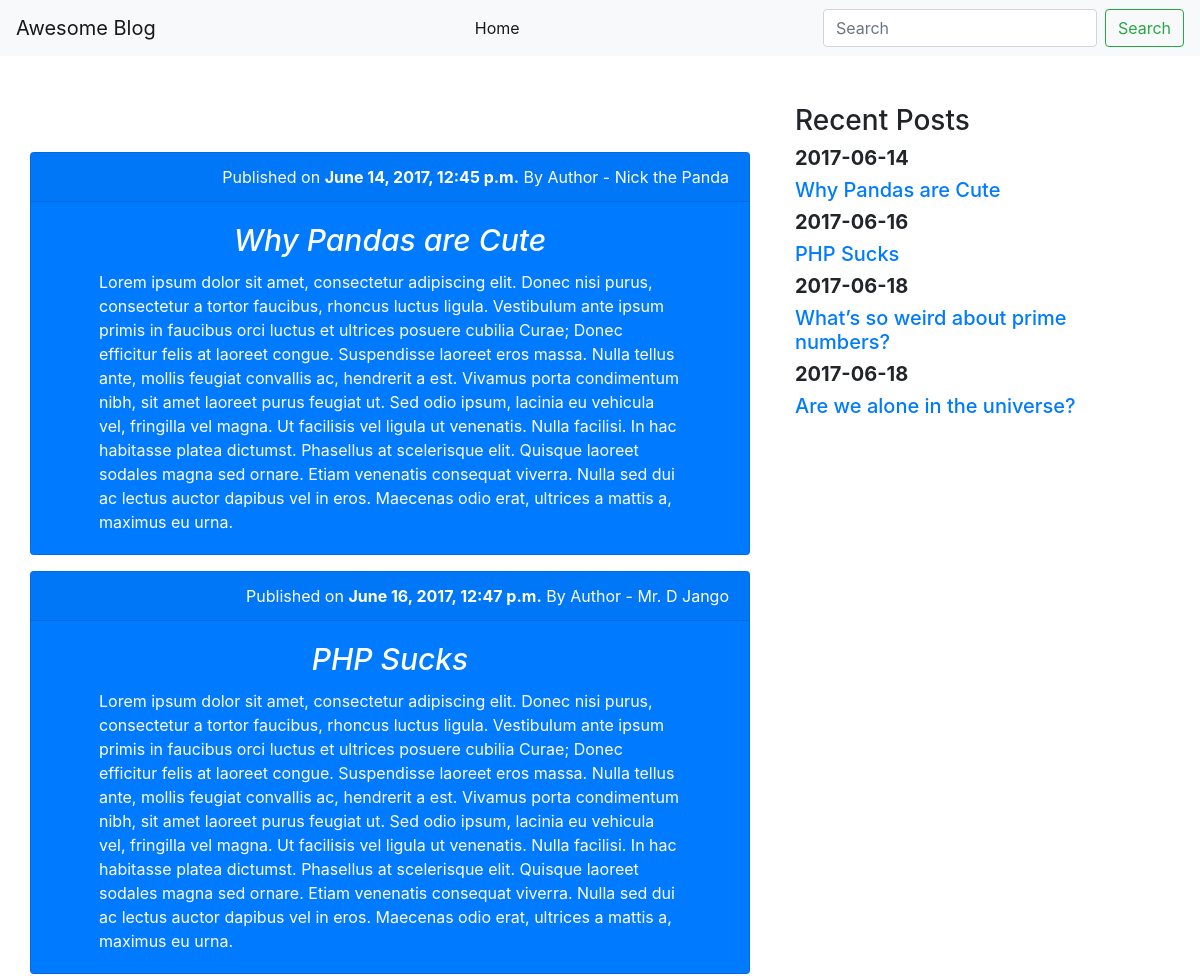
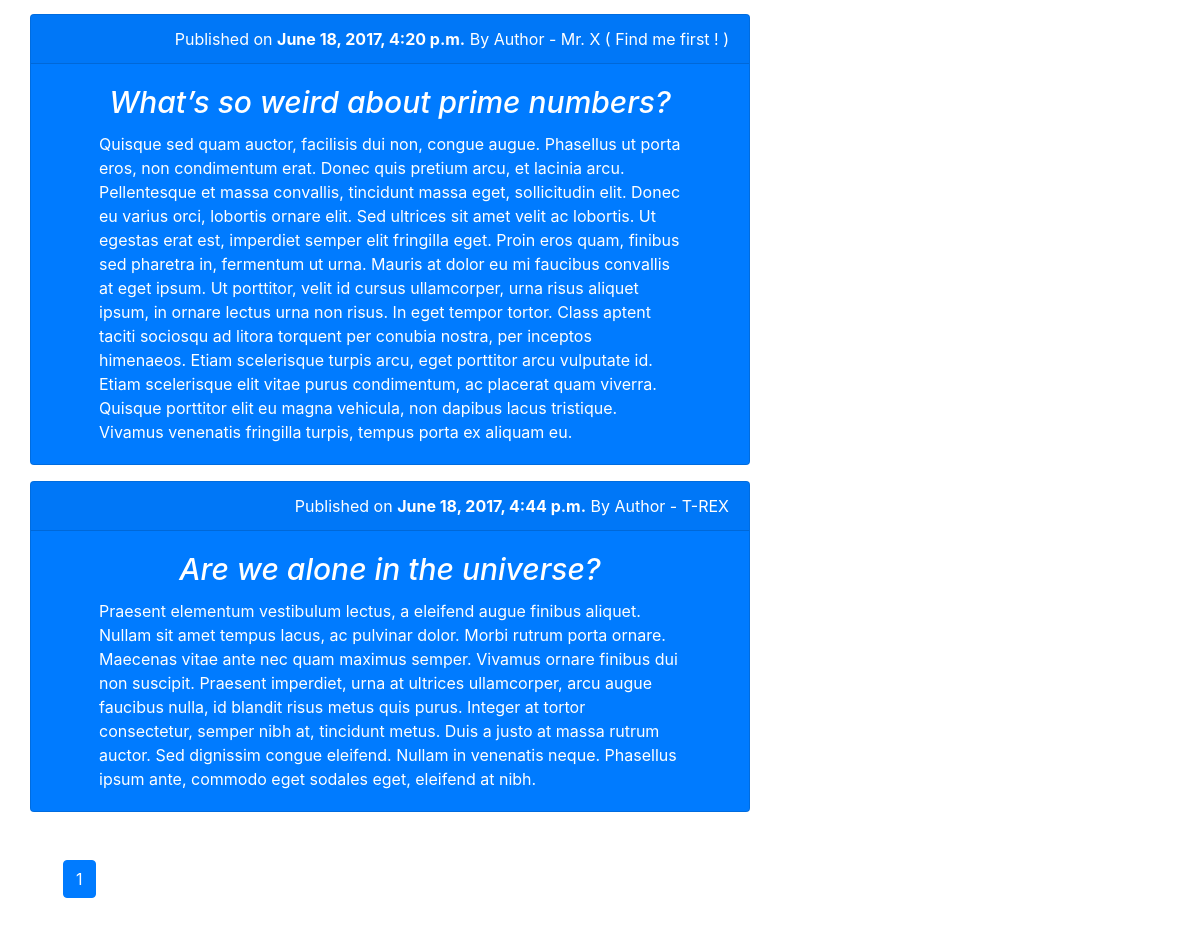
The page /blogapp/ on the database as committed earlier (2 pictures, top to bottom).
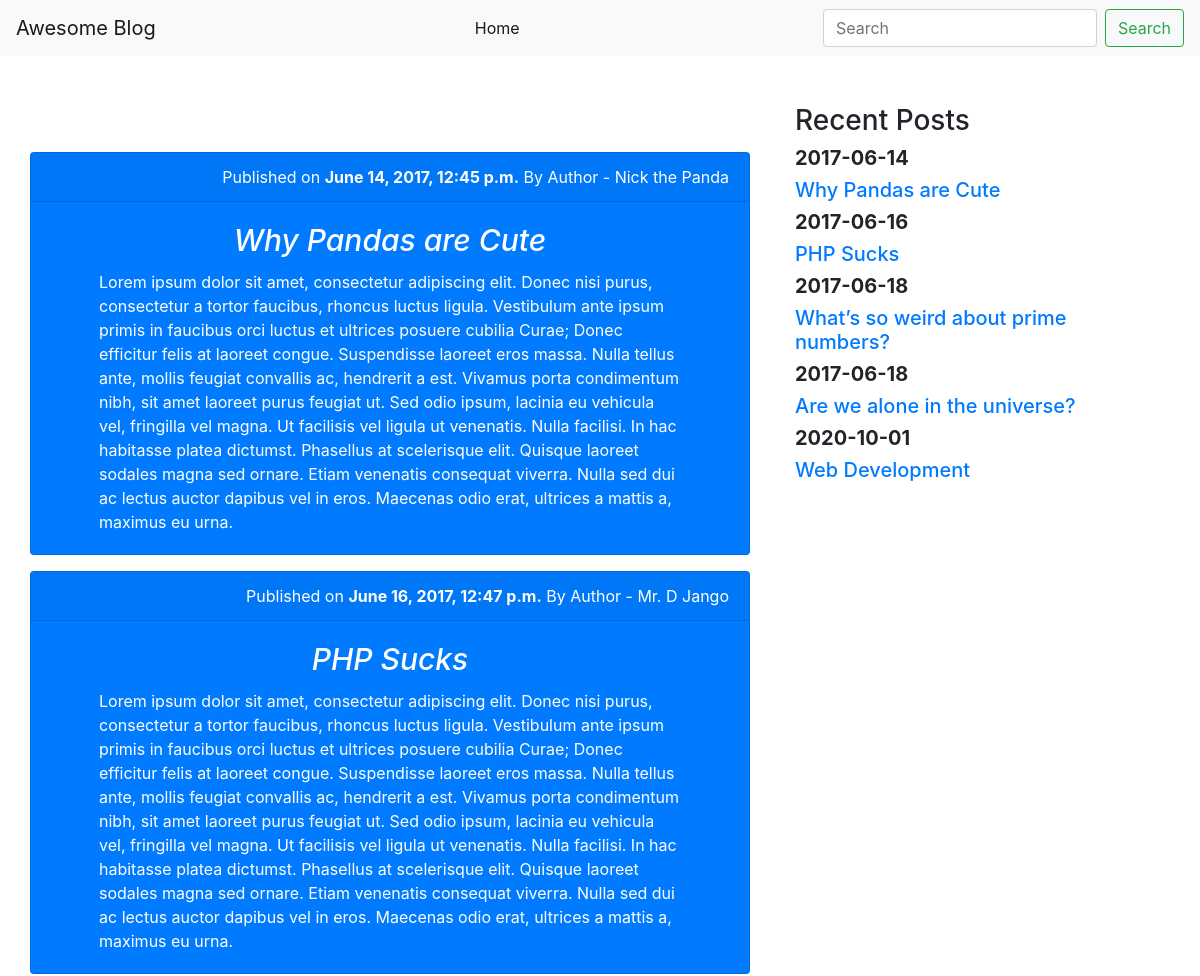
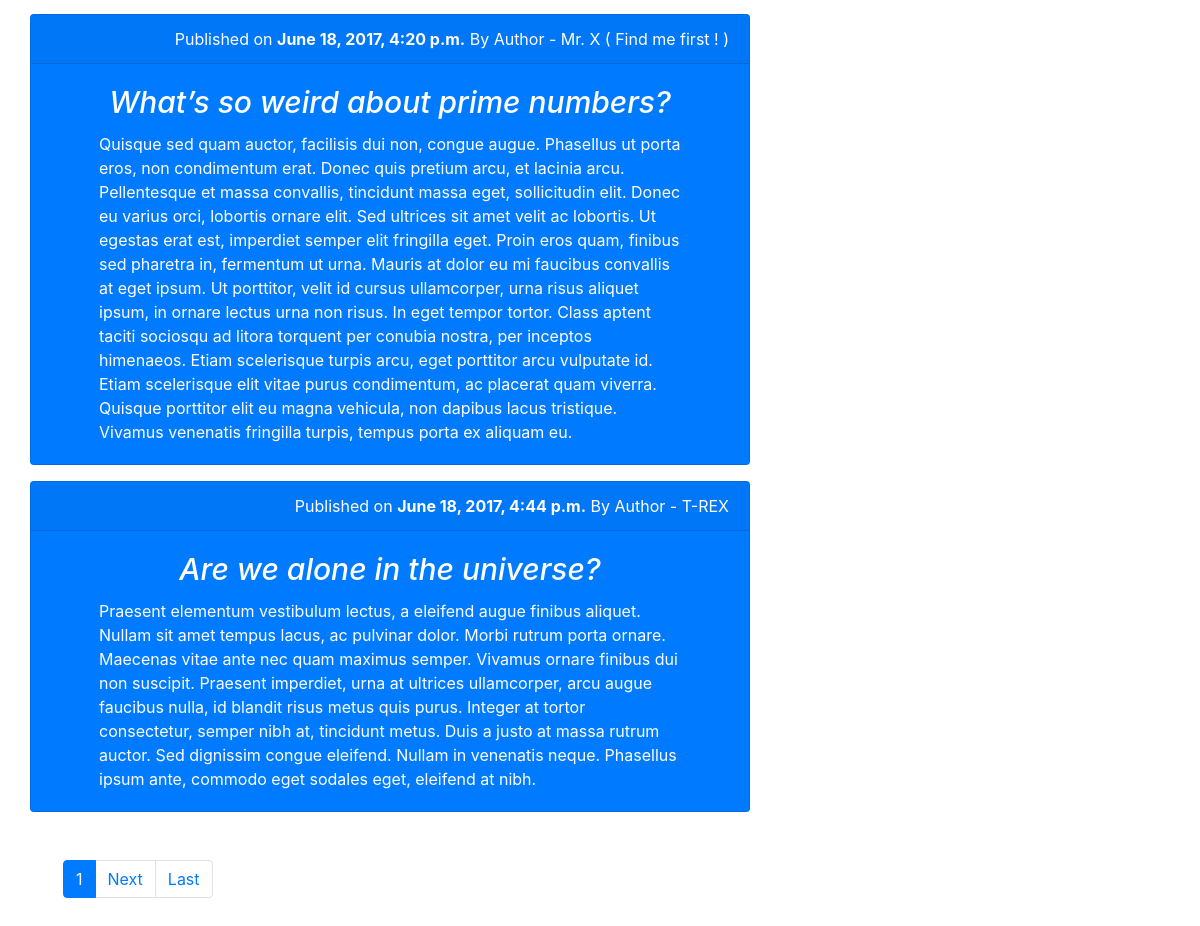
The same page on the database as committed later (2 pictures, top to bottom).
### blogapp/models.py (models this page shows, shortened)
class Post(models.Model):
    title=models.CharField(max_length=100)
    author=models.CharField(max_length=30)
    body=models.TextField()
    date=models.DateTimeField(auto_now_add=True)

### blogapp/views.py (the view)
# urls.py: path('', views.index),
def index(request):
    latest_post_list = Post.objects.order_by('date')[:5]
    all_post_list = Post.objects.all()
    paginator = Paginator(all_post_list, 4)
    page_number = request.GET.get('page')
    try:
        page_obj = paginator.get_page(page_number)
    except PageNotAnInteger:
        page_obj = paginator.get_page(1)
    except EmptyPage:
        page_obj = paginator.get_page(paginator.page_range)
    context = {'latest_post_list': latest_post_list,
               'page_obj': page_obj}
    return render(request, 'index.html', context)

### templates/index.html (shortened to what this page needs)
{% extends 'base.html' %} {% load static %} {% block component_css %}
<link rel="stylesheet" href="{% static './style/index.css' %}" />
{% endblock component_css %} {% block body %}
<section class="d-flex align-items-center w-100 justify-content-center">
  <div class="container-fluid w-100">
    <div class="row w-100">
      <div class="col-md-8 col-sm-12 col-lg-8">
        <div class="container mx-auto mt-5">
          {% for p in page_obj %}
          <div class="card text-white bg-primary mb-3" style="max-width: 75">
            <div class="card-header text-right">
              Published on <strong>{{p.date}}</strong> By Author - {{p.author}}
            </div>
            <div class="card-body">
              <h5 class="card-title text-center">
                <a href="/blogapp/{{ p.id }}/" style="font-size: 30px">
                  <i class="fa fa-underline" aria-hidden="true"
                    >{{ p.title }}</i
                  ></a
                >
              </h5>
              <p class="card-text px-5">{{ p.body }}</p>
            </div>
          </div>
          {% endfor %}
        </div>
        <nav aria-label="..." class="m-5">
          <ul class="pagination mx-auto">
            <li class="page-item active" aria-current="page">
              <a class="page-link" href="#"
                >{{ page_obj.number }} <span class="sr-only">(current)</span></a
              >
            </li>
            {% if page_obj.has_next %}
            <li class="page-item">
              <a class="page-link" href="?page={{ page_obj.next_page_number }}"
                >Next</a
              >
            </li>
            <li class="page-item">
              <a
                class="page-link"
                href="?page={{ page_obj.paginator.num_pages }}"
                >Last</a
              >
            </li>
            {% endif %}
          </ul>
        </nav>
      </div>
      <div class="col-sm-12 col-lg-4 col-md-4">
        <h3>Recent Posts</h3>
        {% for p in latest_post_list %}
        <h5><strong>{{ p.date|date:"Y-m-d" }}</strong></h5>
        <h5><a href="/blogapp/{{ p.id }}/"> {{ p.title }}</a></h5>
        {% endfor %}
      </div>
    </div>
  </div>
</section>
{% endblock body %}

### templates/base.html (shortened to what this page needs)
{% load static %}
<!DOCTYPE html>
<html lang="en">
  <head>
    <link
      rel="stylesheet"
      href="https://stackpath.bootstrapcdn.com/bootstrap/4.5.2/css/bootstrap.min.css"
    />
    {% block component_css %} {% endblock component_css %}
    <link rel="stylesheet" href='{% static "/style/base.css" %}' />
  </head>
  <body>
    <nav       class="navbar navbar-expand-lg navbar-light bg-light mb-5">
      <a class="navbar-brand" href="/blogapp/">Awesome Blog</a>
      <div class="collapse navbar-collapse" id="navbarSupportedContent">
        <ul class="navbar-nav mx-auto">
          <li class="nav-item active">
            <a class="nav-link" href="/blogapp/">
              Home <span class="sr-only">(current)</span></a
            >
          </li>
        </ul>
        <form class="form-inline my-2 my-lg-0">
          <input
            class="form-control mr-sm-2"
            type="search"
            placeholder="Search"
            aria-label="Search"
          />
          <button class="btn btn-outline-success my-2 my-sm-0" type="submit">
            Search
          </button>
        </form>
      </div>
    </nav>
    {% block body %} {% endblock body %}
  </body>
</html>

### static/style/index.css (style rules this page uses)
.card-title a { text-decoration: none !important; cursor: pointer; color: #ffffff !important; }

### static/style/base.css (style rules this page uses)
* { padding: 0; margin: 0; box-sizing: border-box; }

Rows that differ between the two databases and show on the page:
added Post: date "2020-10-01", title "Web Development", shown under "Recent Posts"
Other text that changed with them:
text now shown: "Next Last"
